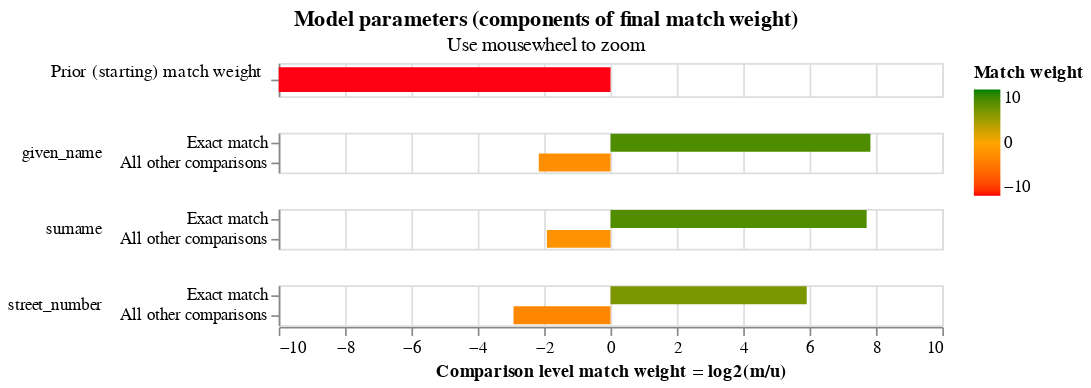

Notebook code for this chart:
### Markdown cell above
We can now visualise some of the details of our models. We can look at the match weights, which tell us the relative importance for/against a match for each of our comparsion levels.

Comparing the two models will show the added benefit we get in the more detailed model --- what in the simple model is classed as 'all other comparisons' is instead broken down further, and we can see that the detail of how this is broken down in fact gives us quite a bit of useful information about the likelihood of a match.

### Code cell
linker_simple.match_weights_chart()

### Figure 1 — Vega-Lite specification as saved in the notebook (floating-point values rounded to 4 significant figures)
{"$schema": "https://vega.github.io/schema/vega-lite/v5.2.json", "config": {"header": {"title": null}, "mark": {"tooltip": null}, "title": {"anchor": "middle"}, "view": {"height": 60, "width": 400}}, "data": {"values": [{"bayes_factor": 0.0002384, "bayes_factor_description": "The probability that two random records drawn at random match is 0.000 or one in  4,195.5 records.This is equivalent to a starting match weight of -12.034.", "comparison_name": "probability_two_random_records_match", "comparison_sort_order": -1, "comparison_vector_value": 0, "has_tf_adjustments": false, "is_null_level": false, "label_for_charts": "", "log2_bayes_factor": -12.03, "m_probability": null, "m_probability_description": null, "max_comparison_vector_value": 0, "probability_two_random_records_match": 0.0002383, "sql_condition": null, "tf_adjustment_column": null, "tf_adjustment_weight": null, "u_probability": null, "u_probability_description": null}, {"bayes_factor": 228.0, "bayes_factor_description": "If comparison level is `exact match` then comparison is 228.05 times more likely to be a match", "comparison_name": "given_name", "comparison_sort_order": 0, "comparison_vector_value": 1, "has_tf_adjustments": true, "is_null_level": false, "label_for_charts": "Exact match", "log2_bayes_factor": 7.833, "m_probability": 0.7773, "m_probability_description": "Amongst matching record comparisons, 77.73% of records are in the exact match comparison level", "max_comparison_vector_value": 1, "probability_two_random_records_match": 0.0002383, "sql_condition": "\"given_name_l\" = \"given_name_r\"", "tf_adjustment_column": "given_name", "tf_adjustment_weight": 1, "u_probability": 0.003409, "u_probability_description": "Amongst non-matching record comparisons, 0.34% of records are in the exact match comparison level"}, {"bayes_factor": 0.2234, "bayes_factor_description": "If comparison level is `all other comparisons` then comparison is  4.48 times less likely to be a match", "comparison_name": "given_name", "comparison_sort_order": 0, "comparison_vector_value": 0, "has_tf_adjustments": false, "is_null_level": false, "label_for_charts": "All other comparisons", "log2_bayes_factor": -2.162, "m_probability": 0.2227, "m_probability_description": "Amongst matching record comparisons, 22.27% of records are in the all other comparisons comparison level", "max_comparison_vector_value": 1, "probability_two_random_records_match": 0.0002383, "sql_condition": "ELSE", "tf_adjustment_column": null, "tf_adjustment_weight": 1, "u_probability": 0.9966, "u_probability_description": "Amongst non-matching record comparisons, 99.66% of records are in the all other comparisons comparison level"}, {"bayes_factor": 210.8, "bayes_factor_description": "If comparison level is `exact match` then comparison is 210.75 times more likely to be a match", "comparison_name": "surname", "comparison_sort_order": 1, "comparison_vector_value": 1, "has_tf_adjustments": true, "is_null_level": false, "label_for_charts": "Exact match", "log2_bayes_factor": 7.719, "m_probability": 0.7362, "m_probability_description": "Amongst matching record comparisons, 73.62% of records are in the exact match comparison level", "max_comparison_vector_value": 1, "probability_two_random_records_match": 0.0002383, "sql_condition": "\"surname_l\" = \"surname_r\"", "tf_adjustment_column": "surname", "tf_adjustment_weight": 1, "u_probability": 0.003493, "u_probability_description": "Amongst non-matching record comparisons, 0.35% of records are in the exact match comparison level"}, {"bayes_factor": 0.2647, "bayes_factor_description": "If comparison level is `all other comparisons` then comparison is  3.78 times less likely to be a match", "comparison_name": "surname", "comparison_sort_order": 1, "comparison_vector_value": 0, "has_tf_adjustments": false, "is_null_level": false, "label_for_charts": "All other comparisons", "log2_bayes_factor": -1.917, "m_probability": 0.2638, "m_probability_description": "Amongst matching record comparisons, 26.38% of records are in the all other comparisons comparison level", "max_comparison_vector_value": 1, "probability_two_random_records_match": 0.0002383, "sql_condition": "ELSE", "tf_adjustment_column": null, "tf_adjustment_weight": 1, "u_probability": 0.9965, "u_probability_description": "Amongst non-matching record comparisons, 99.65% of records are in the all other comparisons comparison level"}, {"bayes_factor": 60.24, "bayes_factor_description": "If comparison level is `exact match` then comparison is 60.24 times more likely to be a match", "comparison_name": "street_number", "comparison_sort_order": 2, "comparison_vector_value": 1, "has_tf_adjustments": true, "is_null_level": false, "label_for_charts": "Exact match", "log2_bayes_factor": 5.913, "m_probability": 0.87, "m_probability_description": "Amongst matching record comparisons, 87.00% of records are in the exact match comparison level", "max_comparison_vector_value": 1, "probability_two_random_records_match": 0.0002383, "sql_condition": "\"street_number_l\" = \"street_number_r\"", "tf_adjustment_column": "street_number", "tf_adjustment_weight": 1, "u_probability": 0.01444, "u_probability_description": "Amongst non-matching record comparisons, 1.44% of records are in the exact match comparison level"}, {"bayes_factor": 0.1319, "bayes_factor_description": "If comparison level is `all other comparisons` then comparison is  7.58 times less likely to be a match", "comparison_name": "street_number", "comparison_sort_order": 2, "comparison_vector_value": 0, "has_tf_adjustments": false, "is_null_level": false, "label_for_charts": "All other comparisons", "log2_bayes_factor": -2.923, "m_probability": 0.13, "m_probability_description": "Amongst matching record comparisons, 13.00% of records are in the all other comparisons comparison level", "max_comparison_vector_value": 1, "probability_two_random_records_match": 0.0002383, "sql_condition": "ELSE", "tf_adjustment_column": null, "tf_adjustment_weight": 1, "u_probability": 0.9856, "u_probability_description": "Amongst non-matching record comparisons, 98.56% of records are in the all other comparisons comparison level"}]}, "resolve": {"axis": {"y": "independent"}, "scale": {"y": "independent"}}, "selection": {"zoom_selector": {"bind": "scales", "encodings": ["x"], "type": "interval"}}, "title": {"subtitle": "Use mousewheel to zoom", "text": "Model parameters (components of final match weight)"}, "vconcat": [{"encoding": {"color": {"field": "log2_bayes_factor", "scale": {"domain": [-10, 0, 10], "range": ["red", "orange", "green"]}, "title": "Match weight", "type": "quantitative"}, "tooltip": [{"field": "comparison_name", "title": "Comparison name", "type": "nominal"}, {"field": "probability_two_random_records_match", "format": ".4f", "title": "Probability two random records match", "type": "nominal"}, {"field": "log2_bayes_factor", "format": ",.4f", "title": "Equivalent match weight", "type": "quantitative"}, {"field": "bayes_factor_description", "title": "Match weight description", "type": "nominal"}], "x": {"axis": {"domain": false, "labels": false, "ticks": false, "title": ""}, "field": "log2_bayes_factor", "scale": {"domain": [-10, 10]}, "type": "quantitative"}, "y": {"axis": {"title": "Prior (starting) match weight", "titleAlign": "right", "titleAngle": 0, "titleFontWeight": "normal"}, "field": "label_for_charts", "sort": {"field": "comparison_vector_value", "order": "descending"}, "type": "nominal"}}, "height": 20, "mark": {"clip": true, "height": 15, "type": "bar"}, "selection": {"zoom_selector": {"bind": "scales", "encodings": ["x"], "type": "interval"}}, "transform": [{"filter": "(datum.comparison_name == 'probability_two_random_records_match')"}]}, {"encoding": {"color": {"field": "log2_bayes_factor", "scale": {"domain": [-10, 0, 10], "range": ["red", "orange", "green"]}, "title": "Match weight", "type": "quantitative"}, "row": {"field": "comparison_name", "header": {"labelAlign": "left", "labelAnchor": "middle", "labelAngle": 0}, "sort": {"field": "comparison_sort_order"}, "type": "nominal"}, "tooltip": [{"field": "comparison_name", "title": "Comparison name", "type": "nominal"}, {"field": "label_for_charts", "title": "Label", "type": "ordinal"}, {"field": "sql_condition", "title": "SQL condition", "type": "nominal"}, {"field": "m_probability", "format": ".4f", "title": "M probability", "type": "quantitative"}, {"field": "u_probability", "format": ".4f", "title": "U probability", "type": "quantitative"}, {"field": "bayes_factor", "format": ",.4f", "title": "Bayes factor = m/u", "type": "quantitative"}, {"field": "log2_bayes_factor", "format": ",.4f", "title": "Match weight = log2(m/u)", "type": "quantitative"}, {"field": "bayes_factor_description", "title": "Match weight description", "type": "nominal"}], "x": {"axis": {"title": "Comparison level match weight = log2(m/u)"}, "field": "log2_bayes_factor", "scale": {"domain": [-10, 10]}, "type": "quantitative"}, "y": {"axis": {"title": null}, "field": "label_for_charts", "sort": {"field": "comparison_vector_value", "order": "descending"}, "type": "nominal"}}, "height": {"step": 12}, "mark": {"clip": true, "type": "bar"}, "resolve": {"axis": {"y": "independent"}, "scale": {"y": "independent"}}, "selection": {"zoom_selector": {"bind": "scales", "encodings": ["x"], "type": "interval"}}, "transform": [{"filter": "(datum.comparison_name != 'probability_two_random_records_match')"}]}]}
